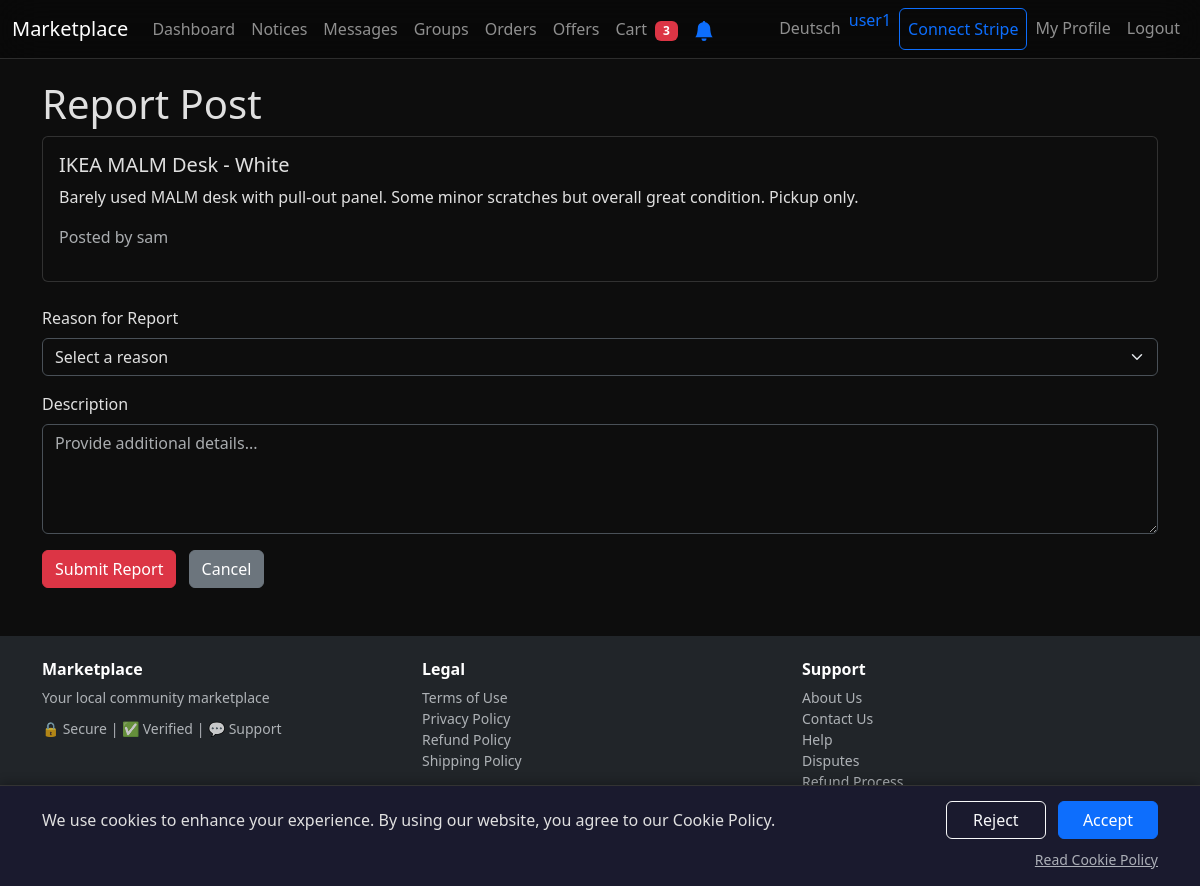
/report_post/13 (signed in), run on the app's committed database.
### tables this page shows
CREATE TABLE users
                  (id INTEGER PRIMARY KEY, username TEXT UNIQUE, email TEXT UNIQUE, password TEXT, description TEXT, profile_picture TEXT, stripe_account_id TEXT, email_notifications INTEGER DEFAULT 1, notify_order INTEGER DEFAULT 1, notify_dispute INTEGER DEFAULT 1, notify_return INTEGER DEFAULT 1, notify_message INTEGER DEFAULT 1, email_verified INTEGER DEFAULT 0, return_address TEXT, verification_token TEXT, verification_sent_at DATETIME, reset_token TEXT, reset_sent_at DATETIME, created_at DATETIME, preferred_language TEXT DEFAULT 'en');

CREATE TABLE posts
                 (id INTEGER PRIMARY KEY, user_id INTEGER, title TEXT, description TEXT, type TEXT, image TEXT, links TEXT, timestamp DATETIME DEFAULT CURRENT_TIMESTAMP, price REAL, local_pickup INTEGER DEFAULT 1, shipping_available INTEGER DEFAULT 0, shipping_cost REAL DEFAULT 0, quantity INTEGER DEFAULT 1, is_active INTEGER DEFAULT 1, is_featured INTEGER DEFAULT 0, featured_until TEXT, featured_payment_id TEXT, location TEXT, external_link TEXT);

### app.py (the view)
@app.route('/report_post/<int:post_id>')
def report_post(post_id):
    if 'user_id' not in session:
        return redirect('/login')
    try:
        conn = sqlite3.connect('database.db')
        c = conn.cursor()
        c.execute("SELECT posts.id, posts.title, posts.description, posts.type, posts.image, posts.links, posts.price, posts.timestamp, users.username FROM posts JOIN users ON posts.user_id = users.id WHERE posts.id = ?", (post_id,))
        post = c.fetchone()
        conn.close()
        if not post:
            return 'Post not found', 404
        return render_template('report_post.html', post=post, unread_messages=get_unread_messages_count(session.get('user_id')))
    except Exception as e:
        app.logger.error(f"Error in report_post for id {post_id}: {str(e)}")
        return "Internal Server Error", 500

### app.py (called while the page is built)
@app.before_request
def inject_user_alerts():
    if 'user_id' not in session:
        return
    conn = sqlite3.connect('database.db')
    c = conn.cursor()
    c.execute("SELECT COUNT(*) FROM orders WHERE (buyer_id = ? OR seller_id = ?) AND dispute_status = 'open'",
              (session['user_id'], session['user_id']))
    open_disputes = c.fetchone()[0]
    c.execute("SELECT COUNT(*) FROM reports r JOIN posts p ON r.post_id = p.id WHERE p.user_id = ?",
              (session['user_id'],))
    post_reports = c.fetchone()[0]
    c.execute("SELECT stripe_account_id FROM users WHERE id = ?", (session['user_id'],))
    stripe_result = c.fetchone()
    stripe_connected = stripe_result and stripe_result[0]
    conn.close()
    g.open_disputes = open_disputes
    g.post_reports = post_reports
    g.stripe_connected = stripe_connected

def get_unread_messages_count(user_id):
    if not user_id:
        return 0
    conn = sqlite3.connect('database.db')
    c = conn.cursor()
    c.execute("SELECT COUNT(*) FROM messages WHERE receiver_id = ? AND is_read = 0", (user_id,))
    count = c.fetchone()[0]
    conn.close()
    return count

@app.before_request
def track_visit():
    from flask import request
    ignored_paths = ['/static/', '/webhook/', '/cron/', '/favicon']
    if any(request.path.startswith(p) for p in ignored_paths):
        return
    try:
        conn = sqlite3.connect('database.db')
        c = conn.cursor()
        c.execute("INSERT INTO visits (path, ip_address, user_agent) VALUES (?, ?, ?)",
                   (request.path, request.remote_addr, request.headers.get('User-Agent', '')[:200]))
        conn.commit()
        conn.close()
    except:
        pass

### templates/report_post.html (shortened to what this page needs)
{% extends "base.html" %} {% block title %}Report Post{% endblock %} {% block
content %}
<div class="container mt-5">
  <h1>
    {% if session.get('lang') == 'de' %}Beitrag melden{% else %}Report Post{%
    endif %}
  </h1>
  <div class="card">
    <div class="card-body">
      <h5 class="card-title">{{ post[1] }}</h5>
      <p class="card-text">{{ post[2] }}</p>
      <p class="text-muted">
        {% if session.get('lang') == 'de' %}Gepostet von{% else %}Posted by{%
        endif %} {{ post[8] }}
      </p>
    </div>
  </div>
  <form method="post" action="/submit_report/{{ post[0] }}" class="mt-4">
    <div class="mb-3">
      <label for="reason" class="form-label"
        >{% if session.get('lang') == 'de' %}Grund für die Meldung{% else
        %}Reason for Report{% endif %}</label
      >
      <select class="form-select" id="reason" name="reason" required>
        <option value="">
          {% if session.get('lang') == 'de' %}Wählen Sie einen Grund{% else
          %}Select a reason{% endif %}
        </option>
      </select>
    </div>
    <div class="mb-3">
      <label for="description" class="form-label"
        >{% if session.get('lang') == 'de' %}Beschreibung{% else %}Description{%
        endif %}</label
      >
      <textarea
        class="form-control"
        id="description"
        name="description"
        rows="4"
        placeholder="{% if session.get('lang') == 'de' %}Geben Sie weitere Details ein...{% else %}Provide additional details...{% endif %}"
      ></textarea>
    </div>
    <button type="submit" class="btn btn-danger">
      {% if session.get('lang') == 'de' %}Meldung senden{% else %}Submit
      Report{% endif %}
    </button>
    <a href="/post/{{ post[0] }}" class="btn btn-secondary ms-2"
      >{% if session.get('lang') == 'de' %}Abbrechen{% else %}Cancel{% endif
      %}</a
    >
  </form>
</div>
{% endblock %}

### templates/base.html (shortened to what this page needs)
<!doctype html>
<html lang="en" data-bs-theme="dark">
  <head>
    <link
      href="https://cdn.jsdelivr.net/npm/bootstrap@5.3.3/dist/css/bootstrap.min.css"
      rel="stylesheet"
    />
  </head>
  <body>
    <div class="content-wrapper">
      <nav class="navbar navbar-expand-lg navbar-dark bg-dark fixed-top">
        <div class="container-fluid">
          <a class="navbar-brand brand-center" href="/"
            >{% if session.get('lang') == 'de' %}Marktplatz{% else
            %}Marketplace{% endif %}</a
          >
          <div class="collapse navbar-collapse nav-items" id="navbarNav">
            <ul class="navbar-nav me-auto">
              <li class="nav-item">
                <a id="nav-dashboard" class="nav-link text-nowrap" href="/dashboard"
                  >{% if session.get('lang') == 'de' %}Übersicht{% else
                  %}Dashboard{% endif %}</a
                >
              </li>
              <li class="nav-item">
                <a id="nav-notices" class="nav-link text-nowrap" href="/notices"
                  >{% if session.get('lang') == 'de' %}Merken{% else %}Notices{%
                  endif %}</a
                >
              </li>
              <li class="nav-item">
                <a id="nav-messages" class="nav-link text-nowrap" href="/messages"
                  >{% if session.get('lang') == 'de' %}Nachrichten{% else
                  %}Messages{% endif %}</a
                >
              </li>
              <li class="nav-item">
                <a id="nav-groups" class="nav-link text-nowrap" href="/groups"
                  >{% if session.get('lang') == 'de' %}Gruppen{% else %}Groups{%
                  endif %}</a
                >
              </li>
              <li class="nav-item">
                <a id="nav-orders" class="nav-link text-nowrap" href="/orders"
                  >{% if session.get('lang') == 'de' %}Bestellungen{% else
                  %}Orders{% endif %}{% if pending_orders > 0 %}<span class="badge bg-info ms-1">{{ pending_orders }}</span>{% endif %}</a
                >
              </li>
              <li class="nav-item">
                <a id="nav-offers" class="nav-link text-nowrap" href="/my-offers"
                  >{% if session.get('lang') == 'de' %}Angebote{% else %}Offers{% endif %}{% if pending_offers > 0 %}<span class="badge bg-danger ms-1">{{ pending_offers }}</span>{% endif %}</a
                >
              </li>
              <li class="nav-item">
                <a id="nav-cart" class="nav-link text-nowrap" href="/cart"
                  >{% if session.get('lang') == 'de' %}Warenkorb{% else %}Cart{% endif %}
                  {% if cart_count > 0 %}<span class="badge bg-danger ms-1">{{ cart_count }}</span>{% endif %}</a
                >
              </li>
              {% if session.get('user_id') %}
              <li class="nav-item">
                <button id="notification-btn" class="btn btn-link nav-link text-nowrap" onclick="requestNotificationPermission()" title="{% if session.get('lang') == 'de' %}Benachrichtigungen aktivieren{% else %}Enable notifications{% endif %}">
                  <svg xmlns="http://www.w3.org/2000/svg" width="20" height="20" fill="#0d6efd" viewBox="0 0 16 16">
                    <path d="M8 16a2 2 0 0 0 2-2H6a2 2 0 0 0 2 2zm.995-14.901a1 1 0 1 0-1.99 0A5.002 5.002 0 0 0 3 6c0 1.098-.5 6-2 7h14c-1.5-1-2-5.902-2-7 0-2.42-1.72-4.44-4.005-4.901z"/>
                  </svg>
                </button>
              </li>
              {% endif %}
            </ul>
            <ul class="navbar-nav">
              <li class="nav-item">
                <a id="nav-language"
                  class="nav-link text-nowrap"
                  href="/switch_lang?lang={% if session.get('lang') == 'de' %}en{% else %}de{% endif %}"
                  >{% if session.get('lang') == 'de' %}English{% else
                  %}Deutsch{% endif %}</a
                >
              </li>
              {% if session.get('user_id') %}
              <li class="nav-item">
                <span class="navbar-text text-primary"
                  >{{ current_username }}</span
                >
              </li>
              {% if not g.stripe_connected %}
              <li class="nav-item ms-2">
                <a class="nav-link border border-primary rounded text-primary text-nowrap px-2 stripe-btn" href="/connect/stripe">
                  {% if session.get('lang') == 'de' %}Stripe verbinden{% else %}Connect Stripe{% endif %}
                </a>
              </li>
              {% endif %}
              <li class="nav-item">
                <a id="nav-profile"
                  class="nav-link text-nowrap"
                  href="/profile/{{ current_username }}"
                  >{% if session.get('lang') == 'de' %}Mein Profil{% else %}My
                  Profile{% endif %}</a
                >
              </li>
              <li class="nav-item">
                <a id="nav-logout" class="nav-link text-nowrap" href="/logout"
                  >{% if session.get('lang') == 'de' %}Abmelden{% else
                  %}Logout{% endif %}</a
                >
              </li>
              {% endif %}
            </ul>
          </div>
        </div>
      </nav>
      {% block content %}{% endblock %}
    </div>
    <div id="cookie-consent-banner">
      <div class="container">
        <div class="row align-items-center">
          <div class="col-md-8 mb-2 mb-md-0">
            <p class="mb-0" id="cookie-message">
              {% if session.get('lang') == 'de' %}
              Wir verwenden Cookies, um Ihr Erlebnis zu verbessern. Durch die Nutzung unserer Website stimmen Sie unserer Cookie-Richtlinie zu.
              {% else %}
              We use cookies to enhance your experience. By using our website, you agree to our Cookie Policy.
              {% endif %}
            </p>
          </div>
          <div class="col-md-4 text-md-end">
            <button type="button" class="btn btn-outline-light cookie-btn me-2" id="cookie-reject" onclick="handleCookieConsent('reject')">
              {% if session.get('lang') == 'de' %}Ablehnen{% else %}Reject{% endif %}
            </button>
            <button type="button" class="btn btn-primary cookie-btn" id="cookie-accept" onclick="handleCookieConsent('accept')">
              {% if session.get('lang') == 'de' %}Akzeptieren{% else %}Accept{% endif %}
            </button>
          </div>
        </div>
        <div class="row mt-2">
          <div class="col-12 text-end">
            <a href="/cookie-policy" class="text-muted small">
              {% if session.get('lang') == 'de' %}Cookie-Richtlinie lesen{% else %}Read Cookie Policy{% endif %}
            </a>
          </div>
        </div>
      </div>
    </div>
    <footer class="bg-dark text-white py-4 mt-5">
      <div class="container">
        <div class="row">
          <div class="col-md-4 mb-3 mb-md-0">
            <h6 class="fw-bold mb-2">Marketplace</h6>
            <p class="text-muted small mb-0">{% if session.get('lang') == 'de' %}Dein lokaler Community-Marktplatz{% else %}Your local community marketplace{% endif %}</p>
            <div class="mt-2">
              <small class="text-muted">🔒 {% if session.get('lang') == 'de' %}Sicher{% else %}Secure{% endif %} | ✅ {% if session.get('lang') == 'de' %}Verifiziert{% else %}Verified{% endif %} | 💬 {% if session.get('lang') == 'de' %}Support{% else %}Support{% endif %}</small>
            </div>
          </div>
          <div class="col-md-4 mb-3 mb-md-0">
            <h6 class="fw-bold mb-2">{% if session.get('lang') == 'de' %}Rechtliches{% else %}Legal{% endif %}</h6>
            <ul class="list-unstyled small">
              <li><a href="/terms" class="text-muted text-decoration-none">{% if session.get('lang') == 'de' %}Nutzungsbedingungen{% else %}Terms of Use{% endif %}</a></li>
              <li><a href="/privacy" class="text-muted text-decoration-none">{% if session.get('lang') == 'de' %}Datenschutz{% else %}Privacy Policy{% endif %}</a></li>
              <li><a href="/refund-policy" class="text-muted text-decoration-none">{% if session.get('lang') == 'de' %}Rückgaberichtlinie{% else %}Refund Policy{% endif %}</a></li>
              <li><a href="/shipping-policy" class="text-muted text-decoration-none">{% if session.get('lang') == 'de' %}Versandrichtlinie{% else %}Shipping Policy{% endif %}</a></li>
            </ul>
          </div>
          <div class="col-md-4">
            <h6 class="fw-bold mb-2">{% if session.get('lang') == 'de' %}Support{% else %}Support{% endif %}</h6>
            <ul class="list-unstyled small">
              <li><a href="/about" class="text-muted text-decoration-none">{% if session.get('lang') == 'de' %}Über uns{% else %}About Us{% endif %}</a></li>
              <li><a href="/contact" class="text-muted text-decoration-none">{% if session.get('lang') == 'de' %}Kontakt{% else %}Contact Us{% endif %}</a></li>
              <li><a href="/chat/admin" class="text-muted text-decoration-none">{% if session.get('lang') == 'de' %}Hilfe{% else %}Help{% endif %}</a></li>
              <li><a href="/dispute-policy" class="text-muted text-decoration-none">{% if session.get('lang') == 'de' %}Streitfälle{% else %}Disputes{% endif %}</a></li>
              <li><a href="/refund-flow" class="text-muted text-decoration-none">{% if session.get('lang') == 'de' %}Erstattungsprozess{% else %}Refund Process{% endif %}</a></li>
            </ul>
          </div>
        </div>
        <p class="text-center text-muted small mb-0">© 2026 Marketplace. {% if session.get('lang') == 'de' %}Alle Rechte vorbehalten.{% else %}All rights reserved.{% endif %}</p>
      </div>
    </footer>
  </body>
</html>

### data on the page
users: username "user1"
posts: title "IKEA MALM Desk - White", description "Barely used MALM desk with pull-out panel. Some minor scratches but overall great condition. Pickup only."
users: username "sam"

### other printed values
{{ cart_count }} "3"
